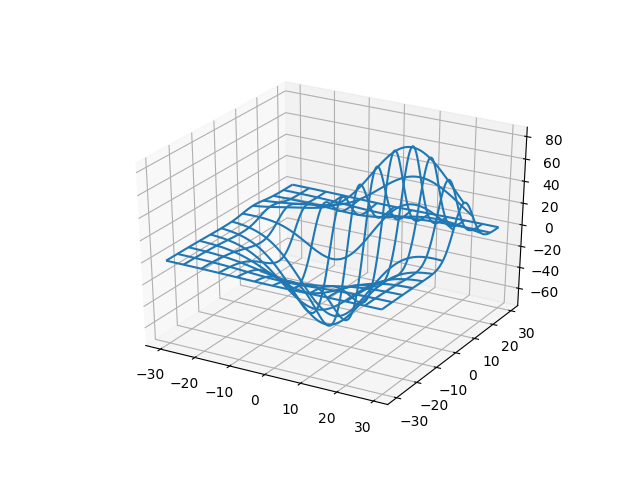

Generate this figure with Python:
from mpl_toolkits.mplot3d import axes3d
import matplotlib.pyplot as plt


fig = plt.figure()
ax = fig.add_subplot(111, projection = '3d')

# Grab some test data.
X, Y, Z = axes3d.get_test_data(0.05)

# Plot a basic wireframe.
ax.plot_wireframe(X, Y, Z, rstride=10, cstride=10)

plt.savefig('Wireframe_Plots_3D.png')
plt.show()


# source : https://matplotlib.org/mpl_toolkits/mplot3d/tutorial.html